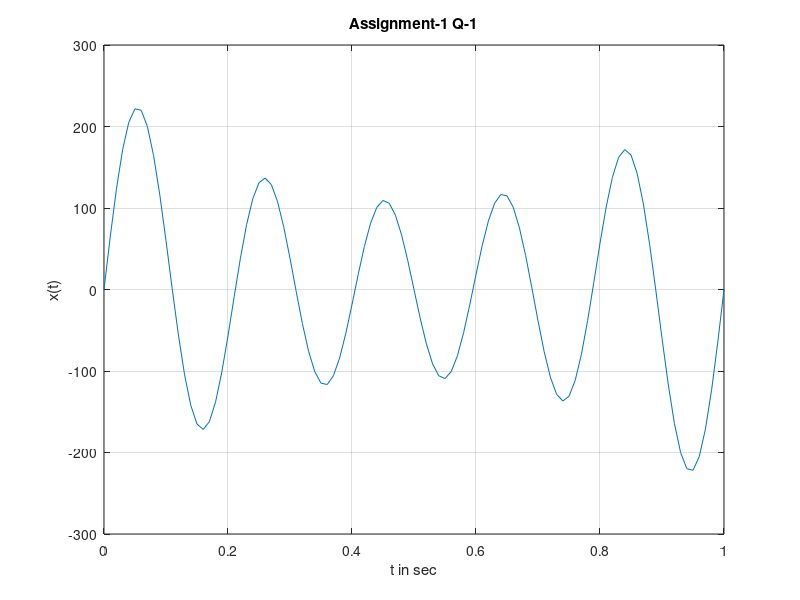

Source code (MATLAB):
clc
clear
close all
t = 0:0.01:1;
xt = zeros(1,length(t));
K = input('Enter the value of K ');
for k = 1:K
    xt = xt + ((1/exp(-k)) * sin(2*pi*k*t));
end
plot(t,xt);
title("Assignment-1 Q-1");
xlabel("t in sec")
ylabel("x(t)")
grid on;
hold on;